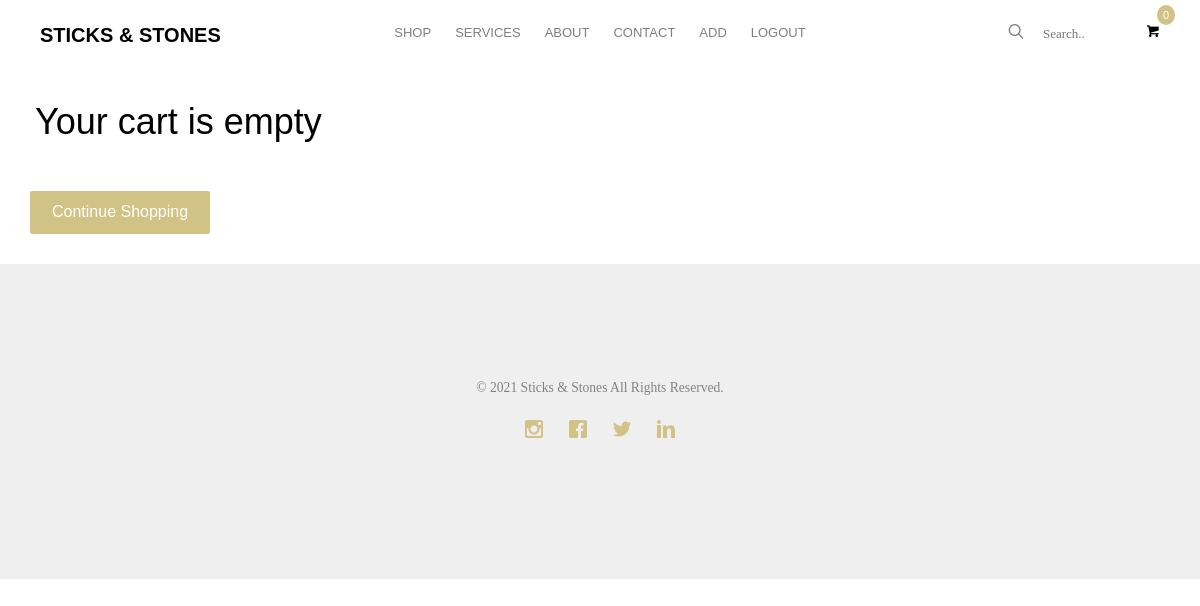
Before: /cart (signed in) with the older database file.
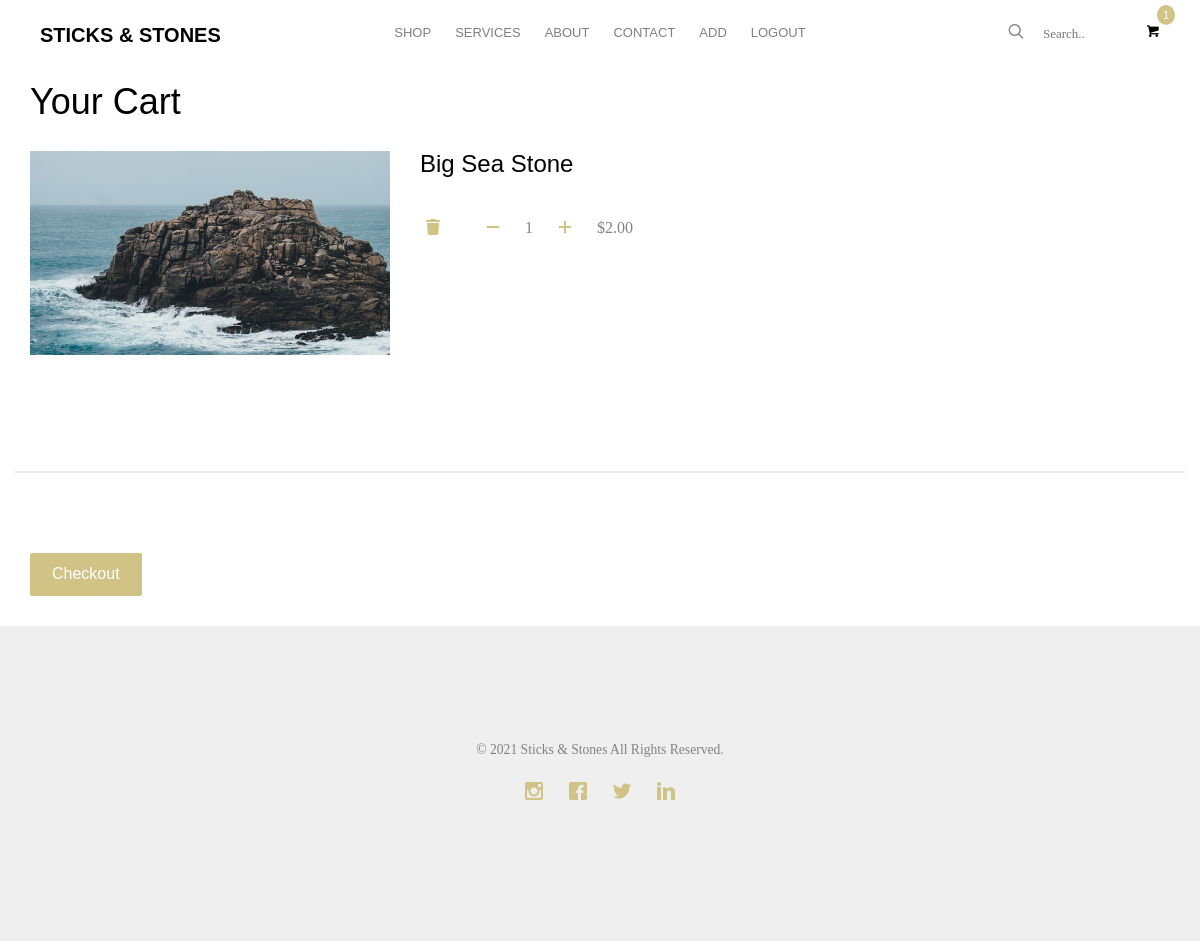
After: the same page with the newer database file.
### main.py (models this page shows)
class Product(db.Model):
    __tablename__ = "products"
    id = db.Column(db.Integer, primary_key=True)
    name = db.Column(db.String(1000), unique=True)
    price = db.Column(db.Float, nullable=False)
    main_image = db.Column(db.String(1000), nullable=False, unique=True)
    description = db.Column(db.Text, nullable=False)
    specification = db.Column(db.Text, nullable=False)
    side_images = relationship("ProductImages", back_populates="parent_product")
    reviews = relationship("Review", back_populates="parent_product")
    cart = relationship("CartItem", back_populates="product")

### main.py (the view)
@app.route("/cart")
def cart():
    item_num = 0
    if current_user.is_authenticated:
        user_cart = current_user.user_cart
        item_num = len(user_cart)
        item_names = [item.product.name for item in user_cart if item.product is not None]
        df = pd.Series(item_names).value_counts()
        item_dict = df.to_dict()
        for item in item_dict:
            item_product = Product.query.filter_by(name=item).first()
            item_dict[item] = {
                "num": int(item_dict[item]),
                "image": item_product.main_image,
                "name": item_product.name,
                "price": item_product.price * int(item_dict[item]),
            }
        return render_template("checkout.html", item_num=item_num, items=item_dict, Product=Product)
    else:
        return render_template("checkout.html", item_num=item_num)

### main.py (called while the page is built)
@login_manager.user_loader
def load_user(user_id):
    return User.query.get(int(user_id))

### templates/checkout.html (shortened to what this page needs)
<!DOCTYPE HTML>
<html>
	<head>
	<link rel="stylesheet" href="{{ url_for('static', filename='css/animate.css') }}">
	<link rel="stylesheet" href="{{ url_for('static', filename='css/icomoon.css') }}">
	<link rel="stylesheet" href="{{ url_for('static', filename='css/bootstrap.css') }}">
	<link rel="stylesheet" href="{{ url_for('static', filename='css/flexslider.css') }}">
	<link rel="stylesheet" href="{{ url_for('static', filename='css/owl.carousel.min.css') }}">
	<link rel="stylesheet" href="{{ url_for('static', filename='css/owl.theme.default.min.css') }}">
	<link rel="stylesheet" href="{{ url_for('static', filename='css/style.css') }}">
	</head>
  <body>
	<div id="page">
	<nav class="fh5co-nav" role="navigation">
		<div class="container">
			<div class="row">
				<div class="col-md-3 col-xs-2">
					<div id="fh5co-logo"><a href="{{url_for('home')}}">Sticks & Stones</a></div>
				</div>
				<div class="col-md-6 col-xs-6 text-center menu-1">
					<ul>
						<li>
							<a href="{{url_for('product')}}">Shop</a>
						</li>
						<li>
							<a href="{{url_for('services')}}">Services</a>
						</li>
						<li>
							<a href="{{url_for('about')}}">About</a>
						</li>
						<li>
							<a href="{{url_for('contact')}}">Contact</a>
						</li>
						{% if current_user.id == 1 %}
						<li>
							<a href="{{url_for('add_product')}}">Add</a>
						</li>
						{% endif %}
						{% if not current_user.is_authenticated: %}
						<li>
							<a href="{{ url_for('login') }}">Login</a>
						</li>
						<li>
							<a href="{{ url_for('register') }}">Register</a>
						</li>
						{% else: %}
						<li>
							<a href="{{ url_for('logout') }}">Logout</a>
						</li>
						{% endif %}
					</ul>
				</div>
				<div class="col-md-3 col-xs-4 text-right hidden-xs menu-2">
					<ul>
						<li class="search">
							<div class="input-group">
						      <form method="POST" action="{{url_for('search')}}" enctype="multipart/form-data" class="element-margin" novalidate>
								  <input type="text" placeholder="Search.." name="search_text">
								  <span class="input-group-btn">
									<button class="btn btn-primary" type="submit"><i class="icon-search"></i></button>
								  </span>
								</form>
						    </div>
						</li>
						<li class="shopping-cart"><a href="{{url_for('cart')}}" class="cart"><span><small>{{item_num}}</small><i class="icon-shopping-cart"></i></span></a></li>
					</ul>
				</div>
			</div>
		</div>
	</nav>
{% if not current_user.is_authenticated: %}
	<div class="container">
      <div class="row">
		<h1 class="empty-cart">Sign in or sign up to add stuff to your cart.</h1>
      </div>
      <a href="{{url_for('login')}}"><button class="continue-shopping btn btn-primary float-right" style="margin-bottom:30px;">Sign In To Your Account</button></a>
   		<a href="{{url_for('register')}}"><button class="continue-shopping btn btn-primary float-right" style="margin-bottom:30px;">Sign Up</button></a>
    </div>
{% elif item_num != 0: %}
    <div class="container">
		<h1 class="cart-title">Your Cart</h1>
      <div class="row">
		{% for item in items %}
		  <div class="col-lg-4 col-md-6 col-sm-12">
			<img class="cart-item-image"
			  src="{{url_for('static', filename='images/' + items[item]['image'])}}"
			  alt="The image of {{items[item]['name']}}"
			/>
		  </div>
		  <div class="description col-lg-8 col-md-6 col-sm-12">
			<div class="description-text">
				<h3>{{items[item]['name']}}</h3>
				<a href="{{url_for('delete_all_from_cart', cart_item_name=items[item]['name'])}}"><button class="remove-button"><i class="fas fa-trash"></i></button></a>
				<a href="{{url_for('delete_from_cart', cart_item_name=items[item]['name'])}}"><button class="plus-minus"><i class="fas fa-minus"></i></button></a>
				<span>{{items[item]['num']}}</span>
				<a href="{{url_for('add_to_cart', product_id=Product.query.filter_by(name=items[item]['name']).first().id, location='cart', num=1)}}"><button class="plus-minus"><i class="fas fa-plus"></i></button></a>
				{% if (items[item]['price']|string).split(".")[1]|length == 1: %}
					<span class="total-price">${{items[item]['price']}}0</span>
				{% else: %}
					<span class="total-price">${{items[item]['price']}}</span>
				{% endif %}
			  </div>
		  </div>
		<hr style="border:1px solid; background-color: #e8edeb; color: #e8edeb; margin-bottom: 50px;">
		{% endfor %}
      </div>
      <button id="checkout-button" class="checkout-button btn btn-primary float-right" style="margin-bottom:30px;">Checkout</button>
    </div>
{% else %}
		<div class="container">
      <div class="row">
		<h1 class="empty-cart">Your cart is empty</h1>
      </div>
      <a href="{{url_for('product')}}"><button class="continue-shopping btn btn-primary float-right" style="margin-bottom:30px;">Continue Shopping</button></a>
    </div>
{% endif %}
  </body>
{% include "footer.html"%}

### templates/footer.html (shortened to what this page needs)
	<footer id="fh5co-footer" role="contentinfo">
			<div class="row copyright">
				<div class="col-md-12 text-center">
					<p>
						<small class="block">&copy; 2021 Sticks & Stones All Rights Reserved.</small>
					</p>
					<p>
						<ul class="fh5co-social-icons">
							<li><a href="#"><i class="icon-instagram"></i></a></li>
							<li><a href="#"><i class="icon-facebook"></i></a></li>
							<li><a href="#"><i class="icon-twitter"></i></a></li>
							<li><a href="#"><i class="icon-linkedin"></i></a></li>
						</ul>
					</p>
				</div>
			</div>
	</footer>
	</body>
</html>

### static/css/icomoon.css (style rules this page uses)
[class^="icon-"], [class*=" icon-"] { font-family: 'icomoon' !important; speak: none; font-style: normal; font-weight: normal; font-variant: normal; text-transform: none; line-height: 1; -webkit-font-smoothing: antialiased; -moz-osx-font-smoothing: grayscale; }
.icon-search:before { content: "\e036"; }
.icon-shopping-cart:before { content: "\ea13"; }
.icon-facebook:before { content: "\ea67"; }
.icon-instagram:before { content: "\ea6f"; }
.icon-linkedin:before { content: "\ea73"; }
.icon-twitter:before { content: "\ea7c"; }

Changed rows visible on the page:
now on this page (row edited): Product: name+main_image (picture), name "Big Sea Stone", name "1", name "2.0"
Other visible differences:
{{ item_num }}: "0" → "1"
text no longer shown: "Your cart is empty Continue Shopping"
text now shown: "Your Cart Checkout"
